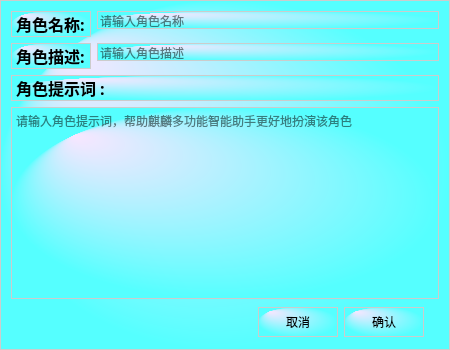
<?xml version="1.0" encoding="UTF-8"?>
<ui version="4.0">
 <class>CustomRoleDialog</class>
 <widget class="QDialog" name="CustomRoleDialog">
  <property name="geometry">
   <rect>
    <x>0</x>
    <y>0</y>
    <width>450</width>
    <height>350</height>
   </rect>
  </property>
  <property name="windowTitle">
   <string>自定义角色</string>
  </property>
  <property name="styleSheet">
   <string notr="true">background-color: qradialgradient(spread:pad, cx:0.5, cy:0.5, radius:0.5, stop:0 rgba(248, 230, 255), stop:1 rgb(85, 255, 255));
    border: 1px solid #ccc;
    color: black;</string>
  </property>
  <layout class="QVBoxLayout" name="verticalLayout">
   <item>
    <layout class="QFormLayout" name="formLayout">
     <property name="labelAlignment">
      <set>Qt::AlignRight|Qt::AlignTrailing|Qt::AlignVCenter</set>
     </property>
     <item row="0" column="0">
      <widget class="QLabel" name="nameLabel">
       <property name="font">
        <font>
         <family>Microsoft YaHei</family>
         <pointsize>12</pointsize>
         <weight>75</weight>
         <bold>true</bold>
        </font>
       </property>
       <property name="styleSheet">
        <string notr="true">font-family: &quot;Microsoft YaHei&quot;; /* 设置字体类型 */
font-size: 12pt; /* 设置字体大小 */
font-weight: bold; /* 设置字体加粗 */</string>
       </property>
       <property name="text">
        <string>角色名称:</string>
       </property>
      </widget>
     </item>
     <item row="0" column="1">
      <widget class="QLineEdit" name="nameLineEdit">
       <property name="styleSheet">
        <string notr="true">background-color: qradialgradient(spread:pad, cx:0.5, cy:0.5, radius:0.5, stop:0 rgba(248, 230, 255), stop:1 rgb(85, 255, 255));
    border: 1px solid #ccc;
    color: black;</string>
       </property>
       <property name="text">
        <string/>
       </property>
       <property name="placeholderText">
        <string>请输入角色名称</string>
       </property>
      </widget>
     </item>
     <item row="1" column="0">
      <widget class="QLabel" name="descriptionLabel">
       <property name="font">
        <font>
         <family>Microsoft YaHei</family>
         <pointsize>12</pointsize>
         <weight>75</weight>
         <bold>true</bold>
        </font>
       </property>
       <property name="styleSheet">
        <string notr="true">font-family: &quot;Microsoft YaHei&quot;; /* 设置字体类型 */
font-size: 12pt; /* 设置字体大小 */
font-weight: bold; /* 设置字体加粗 */</string>
       </property>
       <property name="text">
        <string>角色描述:</string>
       </property>
      </widget>
     </item>
     <item row="1" column="1">
      <widget class="QLineEdit" name="descriptionLineEdit">
       <property name="tabletTracking">
        <bool>false</bool>
       </property>
       <property name="styleSheet">
        <string notr="true">background-color: qradialgradient(spread:pad, cx:0.5, cy:0.5, radius:0.5, stop:0 rgba(248, 230, 255), stop:1 rgb(85, 255, 255));
    border: 1px solid #ccc;
    color: black;</string>
       </property>
       <property name="placeholderText">
        <string>请输入角色描述</string>
       </property>
      </widget>
     </item>
    </layout>
   </item>
   <item>
    <widget class="QLabel" name="promptLabel">
     <property name="font">
      <font>
       <family>Microsoft YaHei</family>
       <pointsize>12</pointsize>
       <weight>75</weight>
       <bold>true</bold>
      </font>
     </property>
     <property name="styleSheet">
      <string notr="true">font-family: &quot;Microsoft YaHei&quot;; /* 设置字体类型 */
font-size: 12pt; /* 设置字体大小 */
font-weight: bold; /* 设置字体加粗 */</string>
     </property>
     <property name="text">
      <string>角色提示词 :</string>
     </property>
     <property name="margin">
      <number>8</number>
     </property>
    </widget>
   </item>
   <item>
    <widget class="QTextEdit" name="promptTextEdit">
     <property name="minimumSize">
      <size>
       <width>0</width>
       <height>100</height>
      </size>
     </property>
     <property name="styleSheet">
      <string notr="true">background-color: qradialgradient(spread:pad, cx:0.5, cy:0.5, radius:0.5, stop:0 rgba(248, 230, 255), stop:1 rgb(85, 255, 255));
    border: 1px solid #ccc;
    color: black;</string>
     </property>
     <property name="html">
      <string>&lt;!DOCTYPE HTML PUBLIC &quot;-//W3C//DTD HTML 4.0//EN&quot; &quot;http://www.w3.org/TR/REC-html40/strict.dtd&quot;&gt;
&lt;html&gt;&lt;head&gt;&lt;meta name=&quot;qrichtext&quot; content=&quot;1&quot; /&gt;&lt;style type=&quot;text/css&quot;&gt;
p, li { white-space: pre-wrap; }
&lt;/style&gt;&lt;/head&gt;&lt;body style=&quot; font-family:'Noto Sans CJK SC'; font-size:10pt; font-weight:400; font-style:normal;&quot;&gt;
&lt;p align=&quot;center&quot; style=&quot;-qt-paragraph-type:empty; margin-top:0px; margin-bottom:0px; margin-left:0px; margin-right:0px; -qt-block-indent:0; text-indent:0px;&quot;&gt;&lt;br /&gt;&lt;/p&gt;&lt;/body&gt;&lt;/html&gt;</string>
     </property>
     <property name="placeholderText">
      <string>请输入角色提示词，帮助麒麟多功能智能助手更好地扮演该角色</string>
     </property>
    </widget>
   </item>
   <item>
    <layout class="QHBoxLayout" name="horizontalLayout">
     <item>
      <spacer name="horizontalSpacer">
       <property name="orientation">
        <enum>Qt::Horizontal</enum>
       </property>
       <property name="sizeHint" stdset="0">
        <size>
         <width>40</width>
         <height>20</height>
        </size>
       </property>
      </spacer>
     </item>
     <item>
      <widget class="QPushButton" name="cancelButton">
       <property name="minimumSize">
        <size>
         <width>80</width>
         <height>30</height>
        </size>
       </property>
       <property name="text">
        <string>取消</string>
       </property>
      </widget>
     </item>
     <item>
      <widget class="QPushButton" name="confirmButton">
       <property name="minimumSize">
        <size>
         <width>80</width>
         <height>30</height>
        </size>
       </property>
       <property name="text">
        <string>确认</string>
       </property>
      </widget>
     </item>
     <item>
      <spacer name="buttonSpacer">
       <property name="orientation">
        <enum>Qt::Vertical</enum>
       </property>
       <property name="sizeHint" stdset="0">
        <size>
         <width>15</width>
         <height>20</height>
        </size>
       </property>
      </spacer>
     </item>
    </layout>
   </item>
  </layout>
 </widget>
 <resources/>
 <connections/>
</ui>
